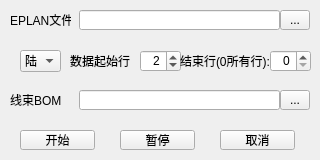
<?xml version="1.0" encoding="UTF-8"?>
<ui version="4.0">
 <class>WireConvertForm</class>
 <widget class="QWidget" name="WireConvertForm">
  <property name="windowModality">
   <enum>Qt::NonModal</enum>
  </property>
  <property name="geometry">
   <rect>
    <x>0</x>
    <y>0</y>
    <width>320</width>
    <height>160</height>
   </rect>
  </property>
  <property name="minimumSize">
   <size>
    <width>320</width>
    <height>160</height>
   </size>
  </property>
  <property name="maximumSize">
   <size>
    <width>640</width>
    <height>320</height>
   </size>
  </property>
  <property name="baseSize">
   <size>
    <width>320</width>
    <height>160</height>
   </size>
  </property>
  <property name="windowTitle">
   <string>线束表转化</string>
  </property>
  <widget class="QLabel" name="label01">
   <property name="geometry">
    <rect>
     <x>10</x>
     <y>10</y>
     <width>61</width>
     <height>20</height>
    </rect>
   </property>
   <property name="text">
    <string>EPLAN文件：</string>
   </property>
   <property name="buddy">
    <cstring>lineEIFile</cstring>
   </property>
  </widget>
  <widget class="QLineEdit" name="lineEIFile">
   <property name="geometry">
    <rect>
     <x>79</x>
     <y>10</y>
     <width>201</width>
     <height>20</height>
    </rect>
   </property>
   <property name="maxLength">
    <number>256</number>
   </property>
  </widget>
  <widget class="QPushButton" name="btnStart">
   <property name="geometry">
    <rect>
     <x>20</x>
     <y>130</y>
     <width>75</width>
     <height>20</height>
    </rect>
   </property>
   <property name="text">
    <string>开始</string>
   </property>
  </widget>
  <widget class="QPushButton" name="btnCancel">
   <property name="geometry">
    <rect>
     <x>220</x>
     <y>130</y>
     <width>75</width>
     <height>20</height>
    </rect>
   </property>
   <property name="text">
    <string>取消</string>
   </property>
  </widget>
  <widget class="QToolButton" name="btnIFile">
   <property name="geometry">
    <rect>
     <x>280</x>
     <y>10</y>
     <width>30</width>
     <height>20</height>
    </rect>
   </property>
   <property name="text">
    <string>...</string>
   </property>
  </widget>
  <widget class="QSpinBox" name="spbStart">
   <property name="geometry">
    <rect>
     <x>140</x>
     <y>50</y>
     <width>41</width>
     <height>22</height>
    </rect>
   </property>
   <property name="alignment">
    <set>Qt::AlignRight|Qt::AlignTrailing|Qt::AlignVCenter</set>
   </property>
   <property name="value">
    <number>2</number>
   </property>
  </widget>
  <widget class="QLabel" name="label02">
   <property name="geometry">
    <rect>
     <x>70</x>
     <y>50</y>
     <width>61</width>
     <height>22</height>
    </rect>
   </property>
   <property name="text">
    <string>数据起始行:</string>
   </property>
   <property name="buddy">
    <cstring>spbStart</cstring>
   </property>
  </widget>
  <widget class="QLabel" name="label03">
   <property name="geometry">
    <rect>
     <x>180</x>
     <y>50</y>
     <width>91</width>
     <height>22</height>
    </rect>
   </property>
   <property name="text">
    <string>结束行(0所有行):</string>
   </property>
   <property name="buddy">
    <cstring>spbEnd</cstring>
   </property>
  </widget>
  <widget class="QSpinBox" name="spbEnd">
   <property name="geometry">
    <rect>
     <x>270</x>
     <y>50</y>
     <width>41</width>
     <height>22</height>
    </rect>
   </property>
   <property name="alignment">
    <set>Qt::AlignRight|Qt::AlignTrailing|Qt::AlignVCenter</set>
   </property>
  </widget>
  <widget class="QPushButton" name="btnPause">
   <property name="geometry">
    <rect>
     <x>120</x>
     <y>130</y>
     <width>75</width>
     <height>20</height>
    </rect>
   </property>
   <property name="text">
    <string>暂停</string>
   </property>
  </widget>
  <widget class="QLabel" name="label06">
   <property name="geometry">
    <rect>
     <x>10</x>
     <y>90</y>
     <width>61</width>
     <height>20</height>
    </rect>
   </property>
   <property name="text">
    <string>线束BOM</string>
   </property>
   <property name="buddy">
    <cstring>lineEOFile</cstring>
   </property>
  </widget>
  <widget class="QLineEdit" name="lineEOFile">
   <property name="geometry">
    <rect>
     <x>79</x>
     <y>90</y>
     <width>201</width>
     <height>20</height>
    </rect>
   </property>
   <property name="maxLength">
    <number>256</number>
   </property>
  </widget>
  <widget class="QToolButton" name="btnOFile">
   <property name="geometry">
    <rect>
     <x>280</x>
     <y>90</y>
     <width>30</width>
     <height>20</height>
    </rect>
   </property>
   <property name="text">
    <string>...</string>
   </property>
  </widget>
  <widget class="QComboBox" name="cmbType">
   <property name="geometry">
    <rect>
     <x>20</x>
     <y>50</y>
     <width>41</width>
     <height>22</height>
    </rect>
   </property>
   <item>
    <property name="text">
     <string>陆</string>
    </property>
   </item>
   <item>
    <property name="text">
     <string>海</string>
    </property>
   </item>
  </widget>
 </widget>
 <tabstops>
  <tabstop>lineEIFile</tabstop>
  <tabstop>btnIFile</tabstop>
  <tabstop>spbStart</tabstop>
  <tabstop>spbEnd</tabstop>
  <tabstop>lineEOFile</tabstop>
  <tabstop>btnOFile</tabstop>
  <tabstop>btnStart</tabstop>
  <tabstop>btnPause</tabstop>
  <tabstop>btnCancel</tabstop>
 </tabstops>
 <resources/>
 <connections/>
</ui>
